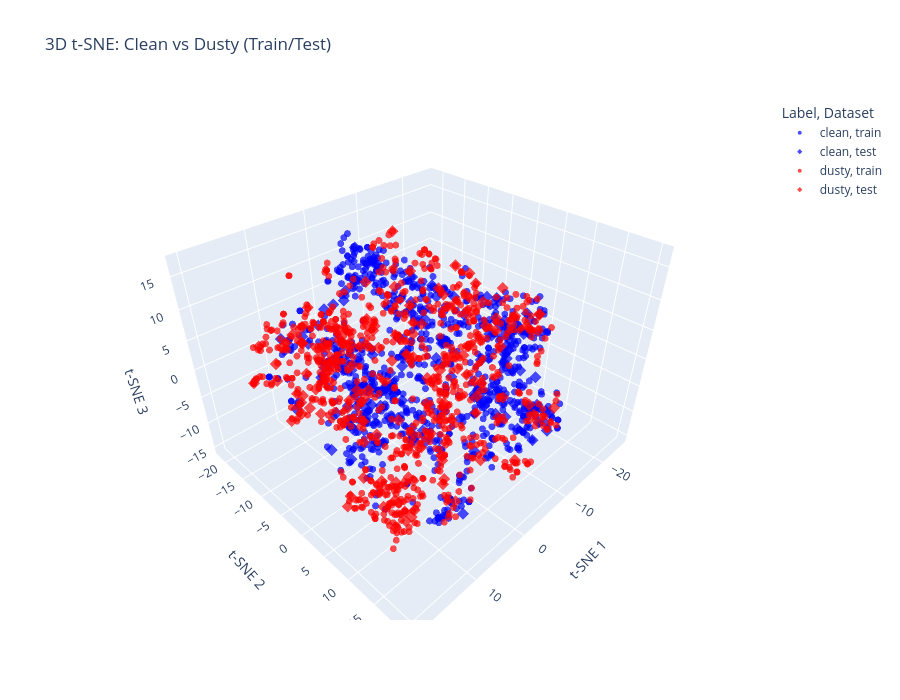

The notebook cell saved with this chart:
### Code cell
import plotly.express as px
import pandas as pd

# Create DataFrame with all needed columns
df = pd.DataFrame({
    'tSNE1': features_tsne_3d[:, 0],
    'tSNE2': features_tsne_3d[:, 1],
    'tSNE3': features_tsne_3d[:, 2],
    'Class': labels_sub,      # 'clean' or 'dusty'
    'Split': splits_sub       # 'train' or 'test'
})

# Color mapping for classes
color_discrete_map = {'clean': 'blue', 'dusty': 'red'}

fig = px.scatter_3d(df, x='tSNE1', y='tSNE2', z='tSNE3',
                     color='Class',
                     symbol='Split',      # different marker shapes
                     color_discrete_map=color_discrete_map,
                     title='3D t‑SNE: Clean vs Dusty (Train/Test)',
                     labels={'Class': 'Label', 'Split': 'Dataset'},
                     opacity=0.7,
                     hover_data={'tSNE1': ':.2f', 'tSNE2': ':.2f', 'tSNE3': ':.2f'})

# Adjust marker size and layout
fig.update_traces(marker=dict(size=4))
fig.update_layout(scene=dict(
                    xaxis_title='t‑SNE 1',
                    yaxis_title='t‑SNE 2',
                    zaxis_title='t‑SNE 3'),
                  width=900, height=700)

fig.show()

### Figure 1 — Plotly figure (JSON) as saved in the notebook; plotly's stock layout.template omitted (floating-point values rounded to 4 significant figures; data arrays with more than 128 entries replaced by an {"elided": "..."} marker saying what was removed)
{"data": [{"hovertemplate": "Label=clean<br>Dataset=train<br>tSNE1=%{x:.2f}<br>tSNE2=%{y:.2f}<br>tSNE3=%{z:.2f}<extra></extra>", "legendgroup": "clean, train", "marker": {"color": "blue", "opacity": 0.7, "size": 4, "symbol": "circle"}, "mode": "markers", "name": "clean, train", "scene": "scene", "showlegend": true, "type": "scatter3d", "x": {"elided": "856 float values"}, "y": {"elided": "856 float values"}, "z": {"elided": "856 float values"}}, {"hovertemplate": "Label=clean<br>Dataset=test<br>tSNE1=%{x:.2f}<br>tSNE2=%{y:.2f}<br>tSNE3=%{z:.2f}<extra></extra>", "legendgroup": "clean, test", "marker": {"color": "blue", "opacity": 0.7, "size": 4, "symbol": "diamond"}, "mode": "markers", "name": "clean, test", "scene": "scene", "showlegend": true, "type": "scatter3d", "x": [13.98, 2.79, -2.221, 11.18, -3.557, 4.205, -1.796, 2.803, -13.61, -16.83, -7.759, -21.7, -11.11, -11.45, -15.94, -10.49, -7.697, -4.468, -5.746, -7.125, -8.447, 7.242, -7.738, 1.495, -7.434, 9.954, -7.576, -6.117, 0.194, -0.9458, 1.711, 5.75, 3.981, 10.41, 6.062, 8.481, 0.3412, 13.85, 7.409, -0.3102, 1.491, 6.611, -5.124, 7.927, 4.477, 4.521, 3.912, 6.992, -0.2761, -15.45, 11.69, -17.72, -5.379, -17.55, -17.9, -18.16, -2.672, 6.167, -15.03, 6.243, 6.32, -23.12, -4.473, 9.904, -17.16, -11.41, 6.329, -4.029, 7.475, -12.78, -12.93, -9.462, -16.9, -14.2, 9.023, 7.835, -2.388, -16.64, 7.305, -6.843, -12.5, -11.73, 8.808, 1.854, -10.88, 12.17, 12.6, 7.059, -12.54, 11.41, 12.15, 11.58, -13.72, -17.06, -4.931, 12.39, -1.026, 6.244, 3.737, -7.35, 12.59, -2.48, -3.338, -5.235, -7.877, -5.149, -20.43, -8.699, 7.466, 16.61, -6.498, -24.02, -0.03261, -2.598, -3.563, -0.6106, -4.74, 2.409], "y": [-10.75, 13.77, 19.47, -5.852, 19.23, -15.82, 15.28, 16.51, -2.735, 3.36, 15.21, 3.155, 12.63, -4.872, 1.596, 14.34, -1.826, 20.04, -6.314, -1.296, -1.551, 14.13, -1.499, -12.98, -16.7, -5.622, 17.76, -3.832, 11.42, 14.29, -12.07, 10.66, 15.1, -2.403, 6.077, 1.453, -1.993, -8.926, 16.65, -7.615, -7.389, 6.875, 10.05, 7.769, 0.07077, 0.5009, 5.759, 6.682, 8.867, -6.568, -5.714, 6.757, 8.782, 4.553, 0.3234, 1.781, 9.185, 6.354, 4.843, 8.564, 4.402, 2.338, 9.568, 2.402, 0.2305, 8.834, 3.084, -6.793, 1.287, -8.861, -8.014, 8.625, -0.0861, 5.511, 3.244, 7.631, -4.086, 4.113, -2.233, -7.162, -10.63, -10.5, 6.222, -9.597, 4.776, -8.335, -6.499, -3.358, 9.43, -0.08746, 2.874, 0.9009, 5.97, 3.981, 2.817, 2.543, 15.18, -11.33, -12.57, 18.28, -3.908, 15.94, -16.42, -18.1, 5.765, -8.609, -3.883, 14.82, -6.173, -4.976, 18.27, 2.541, -8.917, 16.78, -3.718, -7.259, -0.0872, -9.368], "z": [7.397, 2.52, -1.495, 10.48, 0.4751, -4.903, 0.1224, -2.852, 2.853, -3.231, 3.347, -1.682, -5.092, -1.782, 6.577, -3.477, 1.405, -0.9343, 6.887, 1.223, 0.8747, -9.515, 0.9168, 7.329, 9.373, -4.716, -2.918, 4.803, 2.829, 0.5355, 9.402, -3.703, -2.214, -11.24, 8.065, 8.191, 0.5201, -2.514, -9.909, -7.483, -3.893, -3.988, -1.409, -1.425, 2.502, 0.9092, -4.65, -3.78, -3.16, 3.773, 2.526, 4.226, -2.971, 2.43, 1.209, 1.724, -0.5241, -4.187, 0.03124, -3.425, 1.257, 1.192, -2.941, 1.429, -1.25, -0.7028, 1.802, 7.835, -0.744, 5.951, 4.2, 1.603, -1.024, -0.4023, -5.24, -0.625, 0.8104, -1.982, -3.24, 3.986, 0.611, 5.858, 0.8987, 11.99, -0.309, 8.126, 8.02, 4.594, -0.9913, -3.268, 5.719, 7.074, -1.18, -0.5317, -1.607, 2.718, 2.871, 8.511, 7.732, -0.7228, -8.927, 2.3, 7.812, 11.83, 1.365, -0.1856, 2.806, -2.512, -5.162, 0.353, 0.05017, -2.836, 14.2, -1.506, 12.74, 14.25, 0.3508, -12.42]}, {"hovertemplate": "Label=dusty<br>Dataset=train<br>tSNE1=%{x:.2f}<br>tSNE2=%{y:.2f}<br>tSNE3=%{z:.2f}<extra></extra>", "legendgroup": "dusty, train", "marker": {"color": "red", "opacity": 0.7, "size": 4, "symbol": "circle"}, "mode": "markers", "name": "dusty, train", "scene": "scene", "showlegend": true, "type": "scatter3d", "x": {"elided": "879 float values"}, "y": {"elided": "879 float values"}, "z": {"elided": "879 float values"}}, {"hovertemplate": "Label=dusty<br>Dataset=test<br>tSNE1=%{x:.2f}<br>tSNE2=%{y:.2f}<br>tSNE3=%{z:.2f}<extra></extra>", "legendgroup": "dusty, test", "marker": {"color": "red", "opacity": 0.7, "size": 4, "symbol": "diamond"}, "mode": "markers", "name": "dusty, test", "scene": "scene", "showlegend": true, "type": "scatter3d", "x": {"elided": "131 float values"}, "y": {"elided": "131 float values"}, "z": {"elided": "131 float values"}}], "layout": {"height": 700, "legend": {"title": {"text": "Label, Dataset"}, "tracegroupgap": 0}, "scene": {"domain": {"x": [0, 1], "y": [0, 1]}, "xaxis": {"title": {"text": "t‑SNE 1"}}, "yaxis": {"title": {"text": "t‑SNE 2"}}, "zaxis": {"title": {"text": "t‑SNE 3"}}}, "title": {"text": "3D t‑SNE: Clean vs Dusty (Train/Test)"}, "width": 900}}
